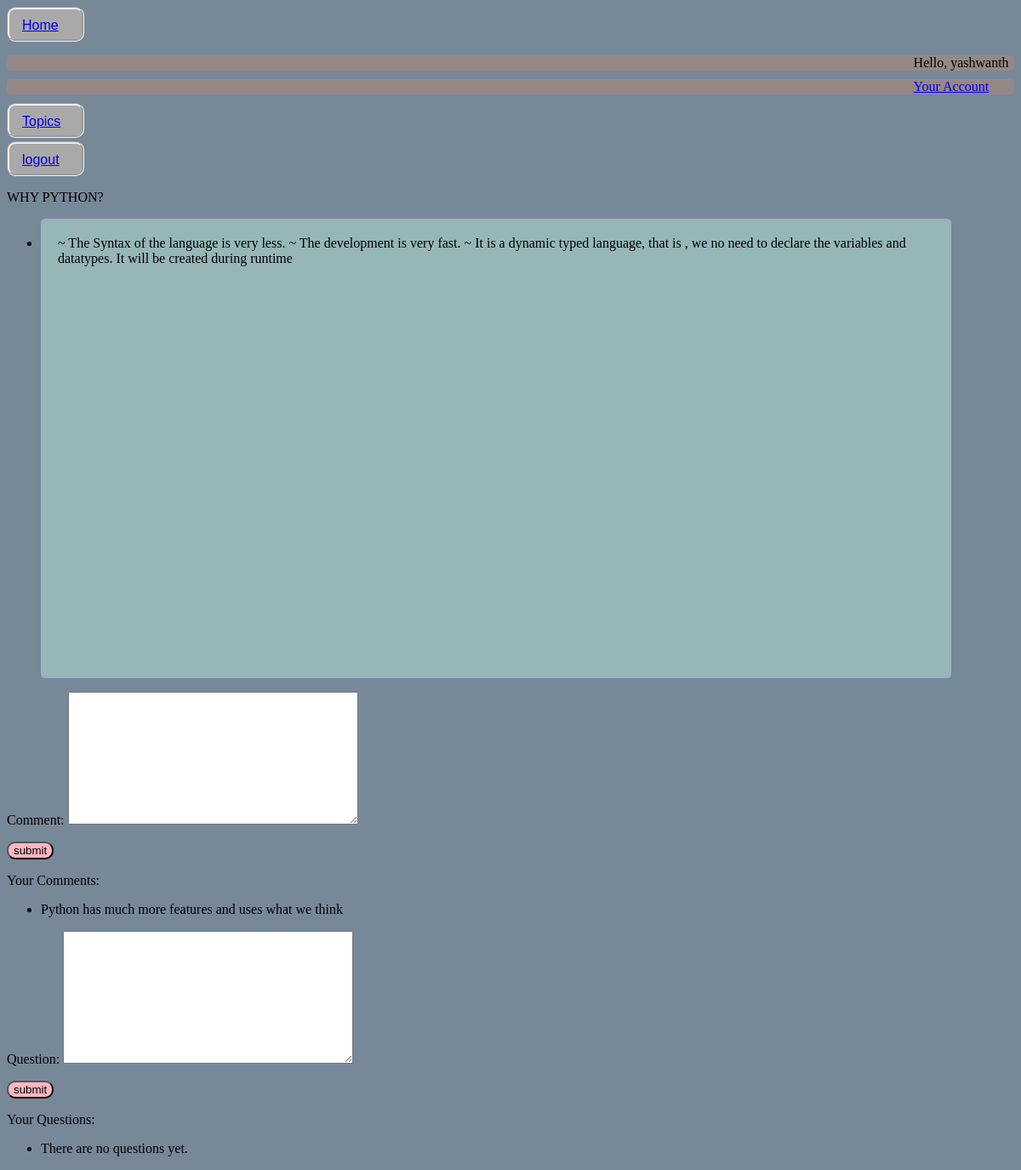
Page /topics/1/2/ on the committed database.
### pybasic/models.py (models this page shows)
class Topic(models.Model):
    name = models.CharField(max_length=200)
    created = models.DateTimeField(auto_now_add=True)
    def __str__(self):
        return f"{self.name}"

class Entry(models.Model):
    topic = models.ForeignKey(Topic, on_delete=models.CASCADE)
    entry = models.TextField()
    created = models.DateTimeField(auto_now_add=models.CASCADE)
    def __str__(self):
        return f"{self.entry}"
    class Meta:
        verbose_name_plural = 'Entries'

class Comment(models.Model):
    topic = models.ForeignKey(Topic, on_delete=models.CASCADE)
    user = models.ForeignKey(User, on_delete=models.CASCADE)
    comment = models.TextField()
    created = models.DateTimeField(auto_now_add=True)
    def __str__(self):
        return f"{self.comment}"

### pybasic/views.py (the view, shortened to what this page needs)
# urls.py: path('topics/<int:user_id>/<int:topic_id>/', views.topic_detail, name='topic-detail'),
def topic_detail(request, user_id, topic_id):
    topic = topic_in_detail(topic_id)
    user = get_user_in_detail(user_id)
    entries = filter_entries_by_topic(topic_id)
    comments = filter_comments_by_user_id_and_topic_id(user_id, topic_id)
    questions = filter_questions_by_topic_id_and_user_id(user_id, topic_id)
    if request.method != "POST":
        form = CommentFormDisplay()
        form_1 = QuestionForm()
    context = {
        "entries": entries,
        "topic": topic,
        "form": form,
        "form_1": form_1,
        "user": user,
        "comments": comments,
        "questions": questions,
    }
    return render(request, "pybasic/topic_detail.html", context)

### pybasic/forms.py
class CommentFormDisplay(forms.ModelForm):
    class Meta:
        model = Comment
        label = {"comment": ''}
        fields = ["comment"]

class QuestionForm(forms.ModelForm):
    class Meta:
        model = Questions
        label = {'ask': ''}
        fields = ['question']

### pybasic/layer.py (called while the page is built)
def get_user_in_detail(user_id):
    user = User.objects.get(id=user_id)
    return user

def topic_in_detail(topic_id):
    topic = Topic.objects.get(id=topic_id)
    return topic

def filter_entries_by_topic(topic_id):
    entries = Entry.objects.filter(topic_id=topic_id)
    return entries

def filter_comments_by_user_id_and_topic_id(user_id, topic_id):
    comments = Comment.objects.filter(user_id=user_id, topic_id=topic_id)
    return comments

def filter_questions_by_topic_id_and_user_id(user_id, topic_id):
    questions = Questions.objects.filter(user_id=user_id, topic_id=topic_id)
    return questions

### pybasic/templates/pybasic/topic_detail.html (shortened to what this page needs)
<!DOCTYPE html>
<html lang="en">
<head>
</head>
<body>
    {% extends 'pybasic/base.html' %}
    {% block content %}
    <p>{{topic}}</p>
    <ul>
        {% for entry in entries %}
        <li>
            <div class="topic">{{entry}}</div>
        </li>
        {% endfor %}
    </ul>
    <form action="{% url 'pybasic:topic-detail' user.id topic.id %}" method="POST">
        <div class="f">{{form.as_p}}</div>
        <button type="submit" name="comment">submit</button>
    </form>
    <div class="c">
        <p>Your Comments:</p>
        <ul>
            {% for comment in comments %}
            <li>{{comment}}</li>
            {% empty %}
            <li>There are no comments yet.</li>
            {% endfor %}
        </ul>
    </div>
    <p>
    <form action="{% url 'pybasic:topic-detail' user.id topic.id %}" method="POST">
        {{form_1.as_p}}
        <button type="submit" name="question">submit</button>
        </p>
        <div class="q">
            <p>Your Questions:</p>
            <ul>
                {% for question in questions %}
                <li>{{question}}</li>
                {% empty %}
                <li>There are no questions yet.</li>
                {% endfor %}
            </ul>
        </div>
        {% endblock content%}

### pybasic/templates/pybasic/base.html (shortened to what this page needs)
<!DOCTYPE html>
<html lang="en">
<head>
</head>
<body>
    <div class="links"><a href="{% url 'pybasic:index' %}">Home</a></div>
    {% if user.is_authenticated %}
    <p>
    <div class="name"> Hello, {{user.username}}</div>
    <div class="name"><a href="{% url 'users:info' user.id %}">Your Account</a></div>
    <div class="topics_base"><a href="{% url 'pybasic:topics'%}">Topics</a></div>
    <div class="logout"><a href="{% url 'users:logout' %}">logout</a></div>
    {% else %}
    <div class="links"><a href="{% url 'users:register'%}">register</a></div>
    <div class="links"><a href="{% url 'users:login' %}">login</a></div>
    </p>
    {% endif%}
    {% block content%}
    {%endblock content%}
</body>
</html>

### pybasic/templates/pybasic/topic_detail.html (style rules this page uses)
.topic { background-color: rgb(150, 182, 184); height: 500px; padding: 20px; border-radius: 5px; width: 90% }
button { background-color: lightpink; border-radius: 10px; }

### pybasic/templates/pybasic/base.html (style rules this page uses)
.links { font-family: sans-serif; width: 70px; height: 25px; background-color: darkgray; padding-left: 15px; padding-top: 10px; border-radius: 10px; margin-bottom: 10px; border-style: groove; }
.name { padding-left: 90%; width: auto; height: auto; background-color: rgb(150, 135, 135); border-radius: 5px; margin-top: 0px; margin-bottom: 10px; }
.topics_base { font-family: sans-serif; width: 70px; height: 25px; background-color: darkgray; padding-left: 15px; padding-top: 10px; border-radius: 10px; margin-top: 10px; border-style: groove; }
.logout { font-family: sans-serif; width: 70px; height: 25px; background-color: darkgray; padding-left: 15px; padding-top: 10px; border-radius: 10px; margin-bottom: 0px; margin-right: 0px; margin-top: 4px; display: inline-block; vertical-align: top; border-style: groove; }
body { background-color: lightslategray; }

### rows in the picture
Topic: name "WHY PYTHON?"
Entry: entry "~ The Syntax of the language is very less. ~ The development is very fast. ~ It is a dynamic typed language, that is , we no need to declare the variables and datatypes. It will be created during runtime"
Comment: comment "Python has much more features and uses what we think"

### other values in the picture
{{ user.username }} "yashwanth"
